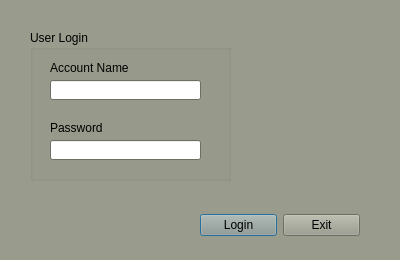
<?xml version="1.0" encoding="UTF-8"?>
<ui version="4.0">
 <class>LoginWindow</class>
 <widget class="QDialog" name="LoginWindow">
  <property name="geometry">
   <rect>
    <x>0</x>
    <y>0</y>
    <width>400</width>
    <height>260</height>
   </rect>
  </property>
  <property name="palette">
   <palette>
    <active>
     <colorrole role="WindowText">
      <brush brushstyle="SolidPattern">
       <color alpha="255">
        <red>0</red>
        <green>0</green>
        <blue>0</blue>
       </color>
      </brush>
     </colorrole>
     <colorrole role="Button">
      <brush brushstyle="SolidPattern">
       <color alpha="255">
        <red>153</red>
        <green>156</green>
        <blue>140</blue>
       </color>
      </brush>
     </colorrole>
     <colorrole role="Light">
      <brush brushstyle="SolidPattern">
       <color alpha="255">
        <red>230</red>
        <green>234</green>
        <blue>210</blue>
       </color>
      </brush>
     </colorrole>
     <colorrole role="Midlight">
      <brush brushstyle="SolidPattern">
       <color alpha="255">
        <red>191</red>
        <green>195</green>
        <blue>175</blue>
       </color>
      </brush>
     </colorrole>
     <colorrole role="Dark">
      <brush brushstyle="SolidPattern">
       <color alpha="255">
        <red>76</red>
        <green>78</green>
        <blue>70</blue>
       </color>
      </brush>
     </colorrole>
     <colorrole role="Mid">
      <brush brushstyle="SolidPattern">
       <color alpha="255">
        <red>102</red>
        <green>104</green>
        <blue>93</blue>
       </color>
      </brush>
     </colorrole>
     <colorrole role="Text">
      <brush brushstyle="SolidPattern">
       <color alpha="255">
        <red>0</red>
        <green>0</green>
        <blue>0</blue>
       </color>
      </brush>
     </colorrole>
     <colorrole role="BrightText">
      <brush brushstyle="SolidPattern">
       <color alpha="255">
        <red>255</red>
        <green>255</green>
        <blue>255</blue>
       </color>
      </brush>
     </colorrole>
     <colorrole role="ButtonText">
      <brush brushstyle="SolidPattern">
       <color alpha="255">
        <red>0</red>
        <green>0</green>
        <blue>0</blue>
       </color>
      </brush>
     </colorrole>
     <colorrole role="Base">
      <brush brushstyle="SolidPattern">
       <color alpha="255">
        <red>255</red>
        <green>255</green>
        <blue>255</blue>
       </color>
      </brush>
     </colorrole>
     <colorrole role="Window">
      <brush brushstyle="SolidPattern">
       <color alpha="255">
        <red>153</red>
        <green>156</green>
        <blue>140</blue>
       </color>
      </brush>
     </colorrole>
     <colorrole role="Shadow">
      <brush brushstyle="SolidPattern">
       <color alpha="255">
        <red>0</red>
        <green>0</green>
        <blue>0</blue>
       </color>
      </brush>
     </colorrole>
     <colorrole role="AlternateBase">
      <brush brushstyle="SolidPattern">
       <color alpha="255">
        <red>204</red>
        <green>205</green>
        <blue>197</blue>
       </color>
      </brush>
     </colorrole>
     <colorrole role="ToolTipBase">
      <brush brushstyle="SolidPattern">
       <color alpha="255">
        <red>255</red>
        <green>255</green>
        <blue>220</blue>
       </color>
      </brush>
     </colorrole>
     <colorrole role="ToolTipText">
      <brush brushstyle="SolidPattern">
       <color alpha="255">
        <red>0</red>
        <green>0</green>
        <blue>0</blue>
       </color>
      </brush>
     </colorrole>
    </active>
    <inactive>
     <colorrole role="WindowText">
      <brush brushstyle="SolidPattern">
       <color alpha="255">
        <red>0</red>
        <green>0</green>
        <blue>0</blue>
       </color>
      </brush>
     </colorrole>
     <colorrole role="Button">
      <brush brushstyle="SolidPattern">
       <color alpha="255">
        <red>153</red>
        <green>156</green>
        <blue>140</blue>
       </color>
      </brush>
     </colorrole>
     <colorrole role="Light">
      <brush brushstyle="SolidPattern">
       <color alpha="255">
        <red>230</red>
        <green>234</green>
        <blue>210</blue>
       </color>
      </brush>
     </colorrole>
     <colorrole role="Midlight">
      <brush brushstyle="SolidPattern">
       <color alpha="255">
        <red>191</red>
        <green>195</green>
        <blue>175</blue>
       </color>
      </brush>
     </colorrole>
     <colorrole role="Dark">
      <brush brushstyle="SolidPattern">
       <color alpha="255">
        <red>76</red>
        <green>78</green>
        <blue>70</blue>
       </color>
      </brush>
     </colorrole>
     <colorrole role="Mid">
      <brush brushstyle="SolidPattern">
       <color alpha="255">
        <red>102</red>
        <green>104</green>
        <blue>93</blue>
       </color>
      </brush>
     </colorrole>
     <colorrole role="Text">
      <brush brushstyle="SolidPattern">
       <color alpha="255">
        <red>0</red>
        <green>0</green>
        <blue>0</blue>
       </color>
      </brush>
     </colorrole>
     <colorrole role="BrightText">
      <brush brushstyle="SolidPattern">
       <color alpha="255">
        <red>255</red>
        <green>255</green>
        <blue>255</blue>
       </color>
      </brush>
     </colorrole>
     <colorrole role="ButtonText">
      <brush brushstyle="SolidPattern">
       <color alpha="255">
        <red>0</red>
        <green>0</green>
        <blue>0</blue>
       </color>
      </brush>
     </colorrole>
     <colorrole role="Base">
      <brush brushstyle="SolidPattern">
       <color alpha="255">
        <red>255</red>
        <green>255</green>
        <blue>255</blue>
       </color>
      </brush>
     </colorrole>
     <colorrole role="Window">
      <brush brushstyle="SolidPattern">
       <color alpha="255">
        <red>153</red>
        <green>156</green>
        <blue>140</blue>
       </color>
      </brush>
     </colorrole>
     <colorrole role="Shadow">
      <brush brushstyle="SolidPattern">
       <color alpha="255">
        <red>0</red>
        <green>0</green>
        <blue>0</blue>
       </color>
      </brush>
     </colorrole>
     <colorrole role="AlternateBase">
      <brush brushstyle="SolidPattern">
       <color alpha="255">
        <red>204</red>
        <green>205</green>
        <blue>197</blue>
       </color>
      </brush>
     </colorrole>
     <colorrole role="ToolTipBase">
      <brush brushstyle="SolidPattern">
       <color alpha="255">
        <red>255</red>
        <green>255</green>
        <blue>220</blue>
       </color>
      </brush>
     </colorrole>
     <colorrole role="ToolTipText">
      <brush brushstyle="SolidPattern">
       <color alpha="255">
        <red>0</red>
        <green>0</green>
        <blue>0</blue>
       </color>
      </brush>
     </colorrole>
    </inactive>
    <disabled>
     <colorrole role="WindowText">
      <brush brushstyle="SolidPattern">
       <color alpha="255">
        <red>76</red>
        <green>78</green>
        <blue>70</blue>
       </color>
      </brush>
     </colorrole>
     <colorrole role="Button">
      <brush brushstyle="SolidPattern">
       <color alpha="255">
        <red>153</red>
        <green>156</green>
        <blue>140</blue>
       </color>
      </brush>
     </colorrole>
     <colorrole role="Light">
      <brush brushstyle="SolidPattern">
       <color alpha="255">
        <red>230</red>
        <green>234</green>
        <blue>210</blue>
       </color>
      </brush>
     </colorrole>
     <colorrole role="Midlight">
      <brush brushstyle="SolidPattern">
       <color alpha="255">
        <red>191</red>
        <green>195</green>
        <blue>175</blue>
       </color>
      </brush>
     </colorrole>
     <colorrole role="Dark">
      <brush brushstyle="SolidPattern">
       <color alpha="255">
        <red>76</red>
        <green>78</green>
        <blue>70</blue>
       </color>
      </brush>
     </colorrole>
     <colorrole role="Mid">
      <brush brushstyle="SolidPattern">
       <color alpha="255">
        <red>102</red>
        <green>104</green>
        <blue>93</blue>
       </color>
      </brush>
     </colorrole>
     <colorrole role="Text">
      <brush brushstyle="SolidPattern">
       <color alpha="255">
        <red>76</red>
        <green>78</green>
        <blue>70</blue>
       </color>
      </brush>
     </colorrole>
     <colorrole role="BrightText">
      <brush brushstyle="SolidPattern">
       <color alpha="255">
        <red>255</red>
        <green>255</green>
        <blue>255</blue>
       </color>
      </brush>
     </colorrole>
     <colorrole role="ButtonText">
      <brush brushstyle="SolidPattern">
       <color alpha="255">
        <red>76</red>
        <green>78</green>
        <blue>70</blue>
       </color>
      </brush>
     </colorrole>
     <colorrole role="Base">
      <brush brushstyle="SolidPattern">
       <color alpha="255">
        <red>153</red>
        <green>156</green>
        <blue>140</blue>
       </color>
      </brush>
     </colorrole>
     <colorrole role="Window">
      <brush brushstyle="SolidPattern">
       <color alpha="255">
        <red>153</red>
        <green>156</green>
        <blue>140</blue>
       </color>
      </brush>
     </colorrole>
     <colorrole role="Shadow">
      <brush brushstyle="SolidPattern">
       <color alpha="255">
        <red>0</red>
        <green>0</green>
        <blue>0</blue>
       </color>
      </brush>
     </colorrole>
     <colorrole role="AlternateBase">
      <brush brushstyle="SolidPattern">
       <color alpha="255">
        <red>153</red>
        <green>156</green>
        <blue>140</blue>
       </color>
      </brush>
     </colorrole>
     <colorrole role="ToolTipBase">
      <brush brushstyle="SolidPattern">
       <color alpha="255">
        <red>255</red>
        <green>255</green>
        <blue>220</blue>
       </color>
      </brush>
     </colorrole>
     <colorrole role="ToolTipText">
      <brush brushstyle="SolidPattern">
       <color alpha="255">
        <red>0</red>
        <green>0</green>
        <blue>0</blue>
       </color>
      </brush>
     </colorrole>
    </disabled>
   </palette>
  </property>
  <property name="windowTitle">
   <string>Login</string>
  </property>
  <widget class="QGroupBox" name="groupBoxLogin">
   <property name="geometry">
    <rect>
     <x>30</x>
     <y>30</y>
     <width>201</width>
     <height>151</height>
    </rect>
   </property>
   <property name="title">
    <string>User Login</string>
   </property>
   <widget class="QLineEdit" name="lineEditAccountName">
    <property name="geometry">
     <rect>
      <x>20</x>
      <y>50</y>
      <width>151</width>
      <height>20</height>
     </rect>
    </property>
   </widget>
   <widget class="QLineEdit" name="lineEditPassword">
    <property name="geometry">
     <rect>
      <x>20</x>
      <y>110</y>
      <width>151</width>
      <height>20</height>
     </rect>
    </property>
   </widget>
   <widget class="QLabel" name="labelAccountName">
    <property name="geometry">
     <rect>
      <x>20</x>
      <y>30</y>
      <width>81</width>
      <height>16</height>
     </rect>
    </property>
    <property name="text">
     <string>Account Name</string>
    </property>
   </widget>
   <widget class="QLabel" name="labelPassword">
    <property name="geometry">
     <rect>
      <x>20</x>
      <y>90</y>
      <width>71</width>
      <height>16</height>
     </rect>
    </property>
    <property name="text">
     <string>Password</string>
    </property>
   </widget>
  </widget>
  <widget class="QWidget" name="horizontalLayoutWidget">
   <property name="geometry">
    <rect>
     <x>200</x>
     <y>200</y>
     <width>160</width>
     <height>51</height>
    </rect>
   </property>
   <layout class="QHBoxLayout" name="horizontalLayout">
    <item>
     <widget class="QPushButton" name="pushButtonLogin">
      <property name="text">
       <string>Login</string>
      </property>
     </widget>
    </item>
    <item>
     <widget class="QPushButton" name="pushButtonExit">
      <property name="text">
       <string>Exit</string>
      </property>
     </widget>
    </item>
   </layout>
  </widget>
 </widget>
 <resources/>
 <connections/>
</ui>
